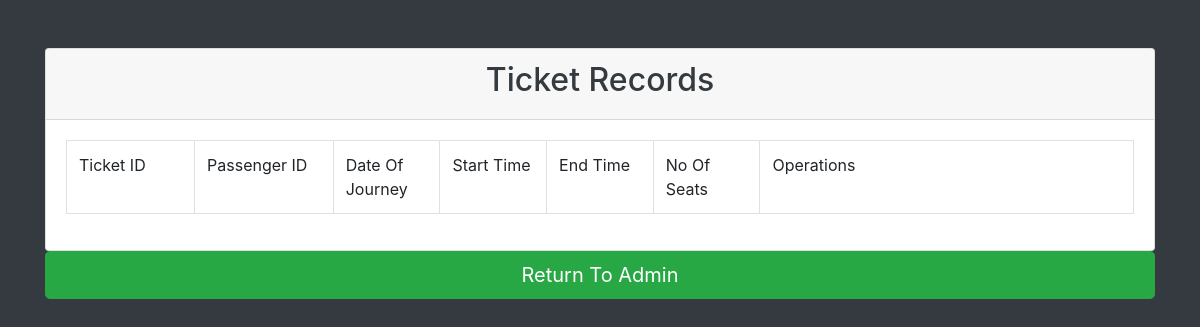
The app's page /ticket/view.php, older data.
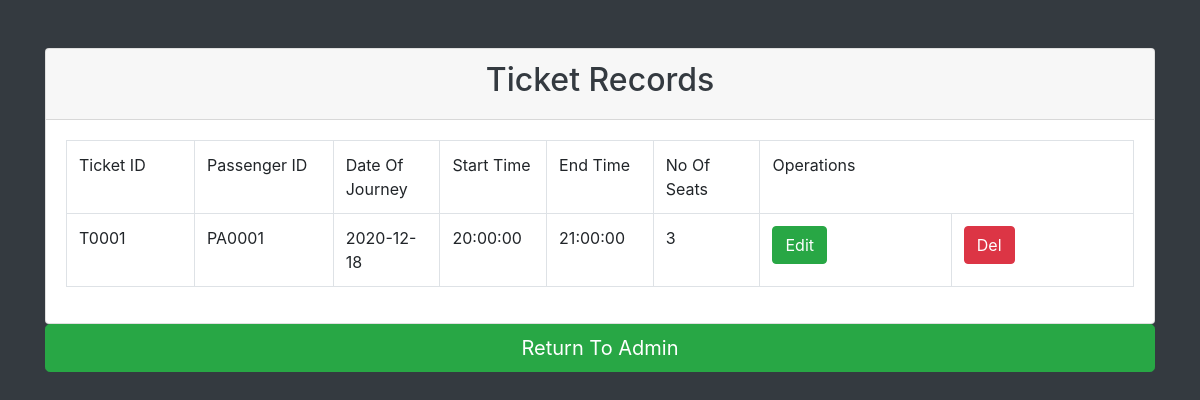
The same page, newer data.
### tables this page shows
CREATE TABLE `ticket` (
  `ID` varchar(8) NOT NULL,
  `doj` date NOT NULL,
  `st_time` time NOT NULL,
  `end_time` time NOT NULL,
  `seats` int(5) NOT NULL,
  `passid` varchar(8) NOT NULL
);

### ticket/dbconfig.php (called while the page is built, shortened)
<?php
    require_once('operations.php');
    class dbconfig
    {
        public function db_connect()
        {
            $this->connection = mysqli_connect('localhost','root','','test');
        }
    }
?>

### ticket/operations.php (called while the page is built, shortened)
<?php
    require_once('dbconfig.php');
    $db = new dbconfig();
    class operations extends dbconfig
    {
        public function view_record()
        {
            global $db;
            $query = "select * from ticket";
            $result = mysqli_query($db->connection,$query);
            return $result;
        }
    }
?>

### ticket/view.php (the view, shortened to what this page needs)
<?php
    require_once('dbconfig.php');
    $db = new operations();
    $result=$db->view_record();
?>
<!DOCTYPE html>
<html lang="en">
<head>
    <link rel="stylesheet" href="bootstrap.min.css">
    <link rel="stylesheet" href="https://stackpath.bootstrapcdn.com/bootstrap/4.4.1/css/bootstrap.min.css">
</head>
<body class="bg-dark">
    <div class="container">
        <div class="row">
            <div class="col">
                <div class="card mt-5">
                    <div class="card-header">
                        <h2 class="text-center text-dark"> Ticket Records </h2>
                    </div>
                    <div class="card-body">
                        <table class="table table-bordered">
                            <tr>
                                <td style="width: 12%"> Ticket ID </td>
                                <td style="width: 13%"> Passenger ID </td>
                                <td style="width: 10%"> Date Of Journey </td>
                                <td style="width: 10%"> Start Time </td>
                                <td style="width: 10%"> End Time </td>
                                <td style="width: 10%"> No Of Seats </td>
                                <td style="width: 20" colspan="2">Operations</td>
                            </tr>
                            <tr>
                                <?php
                                    while($data = mysqli_fetch_assoc($result))
                                    {
                                ?>
                                    <td><?php echo $data['ID'] ?></td>
                                    <td><?php echo $data['passid'] ?></td>
                                    <td><?php echo $data['doj'] ?></td>
                                    <td><?php echo $data['st_time'] ?></td>
                                    <td><?php echo $data['end_time'] ?></td>
                                    <td><?php echo $data['seats'] ?></td>
                                    <td><a href="edit.php?U_ID=<?php echo $data['ID'] ?>" class="btn btn-success">Edit</a></td>
                                    <td><a href="del.php?D_ID=<?php echo $data['ID'] ?>" class="btn btn-danger">Del</a></td>
                            </tr>
                            <?php
                                    }
                                ?>
                        </table>
                    </div>
                </div>
            </div>
        </div>
        <a href="../admin.php"><button class="btn btn-success btn-lg btn-block">Return To Admin</button></a>
    </div>
</body>
</html>

Row changes from the older to the newer data that the page shows:
added ticket: ID "T0001", passid "PA0001", doj "2020-12-18", st_time "20:00:00", end_time "21:00:00", seats "3"
